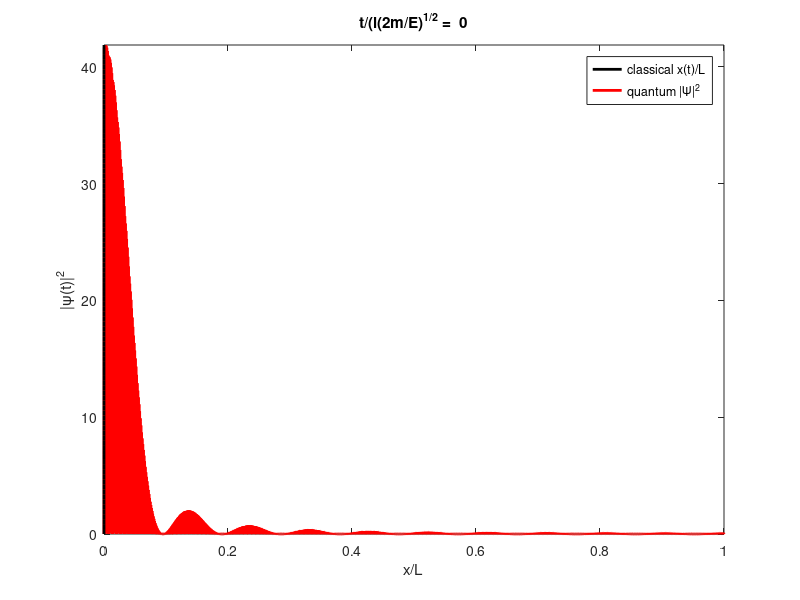

Write MATLAB code to recreate this figure. (Note: this script raises an error after producing the figure.)
%particlemovinginbox.m
%
%This script works out the solution to the 1D particle moving in a box.
%
%Tom Allison 7/18/2013

set(0,'DefaultLineLineWidth',2);

%% Construct quantum result

i = sqrt(-1);

h = 1;
m =1;
l = 1;

n = [990:1010] %Stationary states to superimpose
En = n.^2*h^2/(8*m*l^2);
En = En';
E = 1/length(n)*sum(En);
t = linspace(0,4*sqrt(m/(2*E)),200);

xovl = linspace(0,1,15*max(n)); % x/l, take is so there are roughly 10 points per cycle
psi_n = zeros(length(n),length(xovl)); % initialize psi_n, a matrix containing all the wavefunctions
psi_t = zeros(length(t),length(xovl)); %initialize psi_t, a matrix where each row is the wave function at a different time
psi2 = zeros(length(t),length(xovl));
xq = zeros(1,length(t));


%% Construct Classical Result

xc = zeros(1,length(t));

for j = 1:length(t);
    if mod(t(j)/(l/(2*E/m)^0.5),2) <= 1
        xc(j) = mod((2*E/m)^0.5*t(j),2)/l;
    else
        xc(j) = 2-mod((2*E/m)^0.5*t(j),2)/l;
    end
end

%% Construct quantum result

for j = 1:length(n)
    psi_n(j,:) = sqrt(2/l)*sin(n(j)*pi*xovl);
end

for j = 1:length(t)
    if length(n) > 1 % handle the exception of only one wavefunction
        phasemat = exp(-i*2*pi*En/h*ones(1,length(xovl))*t(j));
        psi_t(j,:) = 1/sqrt(length(n))*sum(phasemat.*psi_n);
    else
        psi_t(j,:) = psi_n;
    end
    psi2(j,:) = psi_t(j,:).*conj(psi_t(j,:)); %\psi^2
    xq(j) = (xovl(2)-xovl(1))*trapz(psi2(j,:).*xovl); % calculate expectation value.
end

maxy = max(max(psi2)); % biggest value in psi2, need to do max twice because psi2 is a matrix.

%% Plot moving wave packet

figure(1);
for j = 1:length(t)
    hq = plot(xovl,psi2(j,:),'r');
    hold on
    hc = plot(xc(j)*ones(1,100),linspace(0,maxy),'k'); % plot a blue vertical line 
    hold off
    axis([0 1 0 max(max(psi2))]);
    xlabel('x/L');
    ylabel('|\psi(t)|^2');
    title(['t/(l(2m/E)^{1/2} =  ',num2str(t(j)*sqrt(E/(2*m))/l)]);
    M(j) = getframe(gcf);
    legend([hc,hq],'classical x(t)/L','quantum |\Psi|^2');
    setfigfont(1,14);
end

%% Plot <x>(t) for quantum result and classical result 

figure(2);
hc = plot(t/(l/(2*E/m)^0.5),xc,'k--');
hold on
hq = plot(t/(l/(2*E/m)^0.5),xq,'r-');
hold off
grid on
xlabel('t/(l(m/2E)^{1/2})');
ylabel('x/L');
setfigfont(2,14);
legend([hc,hq],'classical x(t)/L','quantum <x>(t)/L');

%% Construct histogram on x of particle
% edges = linspace(0,1,30);
% Nc = histc(xc,edges);
% Nq = histc(xq,edges);
% 
% Nc = Nc(1:end-1); % throw out last point
% Nq = Nq(1:end-1);
% 
% boxcenters = (edges(1:end-1)+edges(2:end))/2;
% figure(2)
% hxbar = plot(boxcenters,Nq/((boxcenters(2)-boxcenters(1))*trapz(Nq)),'r');
% hold on
% hpsi2 = plot(xovl,mean(psi2));
% hclass = hline(gcf,1,'k--');
% hold off
% xlabel('x/l');
% grid on
% legend([hxbar,hpsi2,hclass],'Time Average of <x/l>',...
%     'Time average of |\Psi|^2','Classical Result');
% title('Probability for finding the particle at x/l');
% setfigfont(2,14);

%% Play movie using MATLABs movie feature.

%figure(3)
%movie(gcf,M,1,4)


